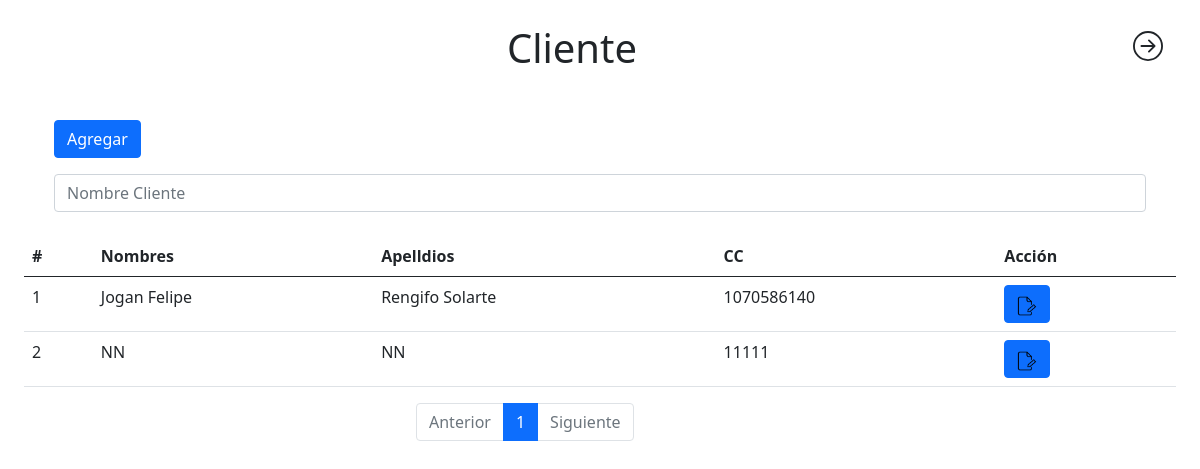
/index.php?action=cliente&pagina=1 (signed in), run on the app's committed database.
### tables this page shows
CREATE TABLE `cliente` (
  `id_cliente` int(11) NOT NULL,
  `nombre` varchar(100) NOT NULL,
  `apellido` varchar(100) NOT NULL,
  `numero_cedula` int(11) NOT NULL
);

### controllers/controladorViews.php (called while the page is built)
<?php
class controladorViews
{
	function cargarTemplate()
	{
		include 'Views/template.php';
	}
	public function enlacesPaginaControlador()
	{
		if (isset($_GET['action'])) {
			if (isset($_SESSION['validar'])) {
				$enlace = $_GET['action'];
			} else {
				$enlace = 'ingresar';
			}
		} else {
			if (isset($_SESSION['validar'])) {
				$enlace = 'inicio';
			} else {
				$enlace = 'ingresar';
			}
		}
		$pagina = new modeloViews();
		$respuesta = $pagina->enlacePagina($enlace);
		include($respuesta);
	}
}
?>

### index.php (called while the page is built, shortened)
<?php
require_once 'controllers/controladorViews.php';
require_once 'controllers/controladorCLiente.php';
require_once 'Models/conexion.php';
require_once 'Models/modeloCliente.php';
$views = new controladorViews();
$views->cargarTemplate();
?>

### controllers/controladorCLiente.php (called while the page is built, shortened)
<?php
class ControladorCLiente
{
    function listarClienteControlador($pagina, $articulo)
    {
        $lis = new ModeloCliente();
        if (isset($_POST['buscar'])) {
            if ($_POST['buscar'] != null) {
                $dato = $_POST['buscar'];
                $res = $lis->listarClienteModelo($dato, '');
                return $res;
            } else {
                $dato = $_POST['buscar'];
                $res = $lis->listarClienteModelo($dato, '');
                return $res;
            }
        } else {
            $inial = ($pagina - 1) * $articulo;
            $lim = array(
                'proeevedor' => null,
                'pagina' => $inial,
                'limit' => 10
            );
            $res = $lis->listarClienteModelo('', $lim);
            return $res;
        }
    }
}

### Models/conexion.php (called while the page is built)
<?php
class Conexion{
    public function conectar(){
		$pdo = new PDO("mysql:host=localhost;dbname=inventario","root","");
		return $pdo;
	}
}
?>

### Models/modeloCliente.php (called while the page is built, shortened)
<?php
require_once 'conexion.php';
class ModeloCliente
{
    public $tabla = 'cliente';
    function listarClienteModelo($dato, $LIM)
    {
        if ($dato != null) {
            $sql = "SELECT * FROM $this->tabla WHERE nombre like ? OR apellido like ?";
        } else {
            $sql = "SELECT * FROM $this->tabla LIMIT ?,?";
        }
        try {
            $conn = new Conexion();
            $stms = $conn->conectar()->prepare($sql);
            if ($dato != null) {
                $dato = '%' . $dato . '%';
                $stms->bindParam(1, $dato, PDO::PARAM_STR);
                $stms->bindParam(2, $dato, PDO::PARAM_STR);
            } else {
                $stms = $conn->conectar()->prepare($sql);
                $stms->bindParam(1, $LIM['pagina'], PDO::PARAM_INT);
                $stms->bindParam(2, $LIM['limit'], PDO::PARAM_INT);
            }
            if ($stms->execute()) {
                return $stms->fetchAll();
            } else {
                return [];
            }
        } catch (PDOException $e) {
            print_r($e->getMessage());
        }
    }
}

### Views/Moduls/cliente.php (the view, shortened to what this page needs)
<?php
$conn = new ControladorCLiente();
$con = $conn->contarDatosClienteControlador();
$limtPagina = 10;
$pagina = $con[0]['COUNT(id_cliente)'] / $limtPagina;
$pagina = ceil($pagina);
$lis = new ControladorCLiente();
if (isset($_GET['pagina'])) {
    $res = $lis->listarClienteControlador($_GET['pagina'], $limtPagina);
}
?>
<h1 style="text-align: center;">Cliente</h1>
<div class="container mt-5">
    <div class="row">
        <div class="col">
            <a href="agregarCliente" class="btn btn-primary">Agregar</a>
            <form method="post" class="mt-3">
                <input type="text" class="form-control" name="buscar" placeholder="Nombre Cliente">
            </form>
        </div>
    </div>
</div>
<table class="table mt-4">
    <thead>
        <tr>
            <th>#</th>
            <th>Nombres</th>
            <th>Apelldios</th>
            <th>CC</th>
            <th>Acción</th>
        </tr>
    </thead>
    <tbody>
        <?php
        if (isset($_GET['pagina'])) {
            foreach ($res as $key => $value) {
                ?>
                <tr>
                    <td>
                        <?php echo $value['id_cliente'] ?>
                    </td>
                    <td>
                        <?php echo $value['nombre'] ?>
                    </td>
                    <td>
                        <?php echo $value['apellido'] ?>
                    </td>
                    <td>
                        <?php echo $value['numero_cedula'] ?>
                    </td>
                    <td><a href="index.php?action=editarCliente&id_cliente=<?php echo $value['id_cliente'] ?>"
                            class="btn btn-primary"><img src="Views/img/editar.png" alt="" width="20"></a></td>
                </tr>
                <?php
            }
        }
        ?>
    </tbody>
</table>
<?php if (!isset($_POST['buscar'])) { ?>
    <div class="row">
        <div class="col-sm-4"></div>
        <div class="col">
            <nav aria-label="Page navigation example">
                <ul class="pagination">
                    <li class="page-item <?php echo $_GET['pagina'] <= 1 ? 'disabled' : '' ?>"><a class="page-link"
                            href="index.php?action=cliente&pagina=<?php echo $_GET['pagina'] - 1 ?>">Anterior</a></li>
                    <?php for ($i = 0; $i < $pagina; $i++): ?>
                        <li class="page-item <?php if ($_GET['pagina'] == $i + 1) {
                            print 'active';
                        } ?>"><a class="page-link" href="index.php?action=cliente&pagina=<?php echo $i + 1 ?>">
                                <?php echo $i + 1 ?>
                            </a></li>
                    <?php endfor ?>
                    <li class="page-item <?php echo $_GET['pagina'] >= $pagina ? 'disabled' : '' ?>"><a class="page-link"
                            href="index.php?action=cliente&pagina=<?php echo $_GET['pagina'] + 1 ?>">Siguiente</a></li>
                </ul>
            </nav>
        </div>
    </div>
<?php } ?>

### data on the page
cliente: id_cliente "1", nombre "Jogan Felipe", apellido "Rengifo Solarte", numero_cedula "1070586140"
cliente: id_cliente "2", nombre "NN", apellido "NN", numero_cedula "11111"
